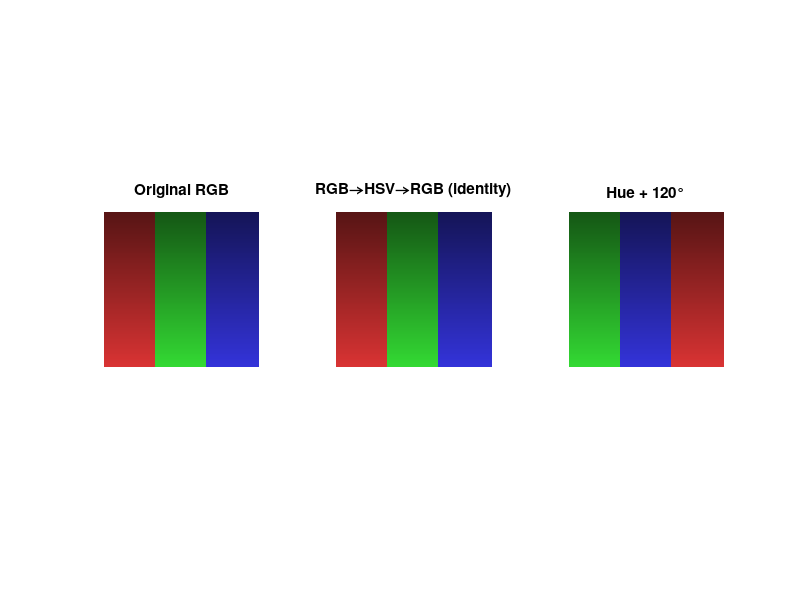

Reproduce this figure in MATLAB. (Note: this script raises an error after producing the figure.)
% color_space_demo.m
% Round-trip RGB → HSV → RGB and exploit the HSV intermediate to rotate
% the image's hue by 120 degrees (cyclic in H, no contrast change).



clear
close all

% Synthesize a 128x128 RGB image: three coloured strips with a soft
% vertical luminance gradient on top, so the hue shift is obvious.
H = 128; W = 128;
rgb = zeros(H, W, 3);
rgb(:, 1:42,    1) = 0.85;   rgb(:, 1:42,    2) = 0.20;   rgb(:, 1:42,    3) = 0.20;
rgb(:, 43:84,   1) = 0.20;   rgb(:, 43:84,   2) = 0.85;   rgb(:, 43:84,   3) = 0.20;
rgb(:, 85:128,  1) = 0.20;   rgb(:, 85:128,  2) = 0.20;   rgb(:, 85:128,  3) = 0.85;

ramp = linspace(0.4, 1.0, H)';
for c = 1:3
    rgb(:, :, c) = rgb(:, :, c) .* ramp;
end

% Round-trip + hue rotation.
hsv = rgb2hsv(rgb);
roundtrip = hsv2rgb(hsv);

shifted = hsv;
shifted(:,:,1) = mod(shifted(:,:,1) + 1/3, 1.0);   % +120° hue
rgb_shifted = hsv2rgb(shifted);

figure;
subplot(1,3,1); imshow(rgb);          title('Original RGB');
subplot(1,3,2); imshow(roundtrip);    title('RGB→HSV→RGB (identity)');
subplot(1,3,3); imshow(rgb_shifted);  title('Hue + 120°');
sgtitle('Color-space conversion');
